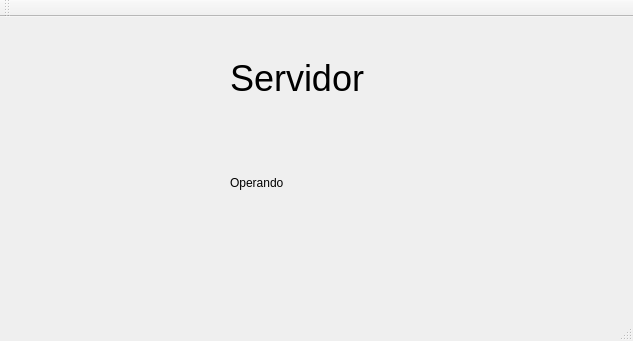
<?xml version="1.0" encoding="UTF-8"?>
<ui version="4.0">
 <class>MainWindow</class>
 <widget class="QMainWindow" name="MainWindow">
  <property name="geometry">
   <rect>
    <x>0</x>
    <y>0</y>
    <width>633</width>
    <height>341</height>
   </rect>
  </property>
  <property name="windowTitle">
   <string>MainWindow</string>
  </property>
  <widget class="QWidget" name="centralWidget">
   <widget class="QLabel" name="label">
    <property name="geometry">
     <rect>
      <x>230</x>
      <y>36</y>
      <width>361</width>
      <height>51</height>
     </rect>
    </property>
    <property name="font">
     <font>
      <pointsize>27</pointsize>
     </font>
    </property>
    <property name="text">
     <string>Servidor</string>
    </property>
   </widget>
   <widget class="QLabel" name="label_2">
    <property name="geometry">
     <rect>
      <x>230</x>
      <y>140</y>
      <width>81</width>
      <height>51</height>
     </rect>
    </property>
    <property name="text">
     <string>Operando</string>
    </property>
   </widget>
  </widget>
  <widget class="QMenuBar" name="menuBar">
   <property name="geometry">
    <rect>
     <x>0</x>
     <y>0</y>
     <width>633</width>
     <height>22</height>
    </rect>
   </property>
  </widget>
  <widget class="QToolBar" name="mainToolBar">
   <attribute name="toolBarArea">
    <enum>TopToolBarArea</enum>
   </attribute>
   <attribute name="toolBarBreak">
    <bool>false</bool>
   </attribute>
  </widget>
  <widget class="QStatusBar" name="statusBar"/>
 </widget>
 <layoutdefault spacing="6" margin="11"/>
 <resources/>
 <connections/>
</ui>
